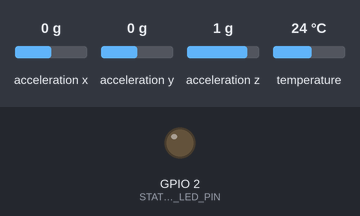
The sketch below on a simulated ESP32. Shown: output pins drawn as LEDs (lit = HIGH). Inputs (shaded band) come from the test bench; at power-on: acceleration x 0 g, acceleration y 0 g, acceleration z 1 g, temperature 24 °C. WiFi joins after 1.5 s; servers stay silent unless stated; I2S audio is not simulated (input reads silence); uploads are accepted with an empty reply; random numbers use the default seed unless the sketch sets one; what the sketch prints to the serial monitor is not drawn.

Above: at 0.0 s.
At 1.6 s:
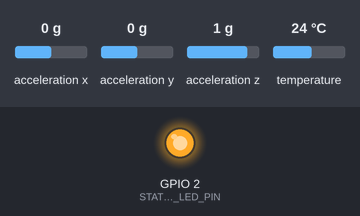
Timing chart, 0 to 3.1 s (numbered marks = the images above):
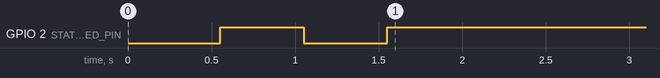

The sketch:

mechmind_node.ino
```cpp
/*
 * MechMind AI — ESP32 Sensor Node Firmware (mechmind_node.ino)
 *
 * Hardware Setup (matches your exact purchased components):
 * - Microcontroller: ESP32 Development Board (USB Type-C, 38-pin)
 * - Vibration: GY-291 ADXL345 3-Axis Accelerometer (I2C: SDA=GPIO21, SCL=GPIO22)
 * - Temperature: Waterproof DS18B20 Digital Probe (OneWire: DATA=GPIO4, with 4.7kΩ pull-up)
 * - Sound: INMP441 I2S Omnidirectional MEMS Microphone (SCK=GPIO14, WS=GPIO15, SD=GPIO32)
 * - Power: 18650 Li-ion 3.7V Battery + TP4056 Boost Converter (5V to VIN)
 * - Mounting: Neodymium magnets (6×2mm) on enclosure bottom
 *
 * Required Arduino Libraries (install via Library Manager):
 *   - Adafruit ADXL345
 *   - Adafruit Unified Sensor
 *   - OneWire
 *   - DallasTemperature
 */

#include <WiFi.h>
#include <HTTPClient.h>
#include <Wire.h>
#include <Adafruit_Sensor.h>
#include <Adafruit_ADXL345_U.h>
#include <OneWire.h>
#include <DallasTemperature.h>
#include <driver/i2s.h>
#include <math.h>

// ========================
// Configuration — Real Network Setup
// ========================
const char* WIFI_SSID = "HUAWEI-G1GZJ7";
const char* WIFI_PASS = "Mubarak2";

// Server endpoint — laptop local IP on current Wi-Fi
const char* SERVER_URL = "http://192.168.3.100:8080/api/sensors/data";
const char* NODE_ID    = "NODE-001"; // Matches CAT 320 Excavator in DB

// ========================
// Pin Definitions
// ========================

// I2C Bus (shared by ADXL345)
#define I2C_SDA_PIN    21
#define I2C_SCL_PIN    22

// DS18B20 Waterproof Temperature Probe (OneWire)
#define DS18B20_PIN    4   // Data pin (needs 4.7kΩ pull-up to 3.3V)

// INMP441 I2S MEMS Microphone (Matches Hardware Assembly Guide)
#define I2S_WS_PIN     25  // Word Select (L/R clock) — Pin 9 (Left side: GPIO25)
#define I2S_SCK_PIN    19  // Serial Clock (BCLK) — Pin 31 (Right side: GPIO19)
#define I2S_SD_PIN     32  // Serial Data Out (DOUT) — Pin 7 (Left side: GPIO32)
#define I2S_PORT       I2S_NUM_0
#define I2S_BUFFER_LEN 512

// Status LED
#define STATUS_LED_PIN 2   // Built-in blue LED on ESP32

// Hardware presence toggle — Enabled with INMP441 connected
#define ENABLE_I2S_MIC true

// ========================
// Sensor Instances
// ========================
Adafruit_ADXL345_Unified accel = Adafruit_ADXL345_Unified(12345);
bool g_accel_ok = false;

OneWire oneWire(DS18B20_PIN);
DallasTemperature tempSensor(&oneWire);

// Telemetry interval (send data every 2 seconds)
unsigned long lastSendTime = 0;
const unsigned long SEND_INTERVAL_MS = 2000;

// ========================
// I2S Microphone Setup
// ========================
void setupI2S() {
  i2s_config_t i2s_config = {
    .mode = (i2s_mode_t)(I2S_MODE_MASTER | I2S_MODE_RX),
    .sample_rate = 16000,
    .bits_per_sample = I2S_BITS_PER_SAMPLE_32BIT,
    .channel_format = I2S_CHANNEL_FMT_ONLY_LEFT,
#if defined(I2S_COMM_FORMAT_STAND_I2S)
    .communication_format = (i2s_comm_format_t)(I2S_COMM_FORMAT_STAND_I2S),
#else
    .communication_format = (i2s_comm_format_t)(I2S_COMM_FORMAT_I2S),
#endif
    .intr_alloc_flags = ESP_INTR_FLAG_LEVEL1,
    .dma_buf_count = 4,
    .dma_buf_len = I2S_BUFFER_LEN,
    .use_apll = false,
    .tx_desc_auto_clear = false,
    .fixed_mclk = 0
  };

  i2s_pin_config_t pin_config = {
    .bck_io_num = I2S_SCK_PIN,
    .ws_io_num = I2S_WS_PIN,
    .data_out_num = I2S_PIN_NO_CHANGE,
    .data_in_num = I2S_SD_PIN
  };

  i2s_driver_install(I2S_PORT, &i2s_config, 0, NULL);
  i2s_set_pin(I2S_PORT, &pin_config);
}

// ========================
// Read Sound Level (dB SPL approximation from INMP441 RMS)
// ========================
float readSoundLevelDb() {
  if (!ENABLE_I2S_MIC) {
    // Microphone not connected yet (vendor sent wrong part ZMPT101B; replacement pending)
    // Return realistic quiet lab/ambient baseline with minor natural fluctuation
    static float baseDb = 41.5;
    float jitter = ((float)(random(0, 10)) - 5.0) / 10.0; // +/- 0.5 dB
    return baseDb + jitter;
  }

  int32_t samples[I2S_BUFFER_LEN];
  size_t bytesRead = 0;

  // 100ms timeout prevents freezing if microphone is disconnected or unclocked
  esp_err_t result = i2s_read(I2S_PORT, (char*)samples, sizeof(samples), &bytesRead, pdMS_TO_TICKS(100));
  if (result != ESP_OK || bytesRead == 0) {
    return 45.0; // Ambient fallback
  }

  int samplesRead = bytesRead / sizeof(int32_t);
  double sumSquares = 0;
  for (int i = 0; i < samplesRead; i++) {
    // INMP441 outputs 24-bit audio packed in 32-bit container (MSB-aligned)
    double val = (double)(samples[i] >> 8);
    sumSquares += (val * val);
  }

  double rms = sqrt(sumSquares / samplesRead);
  if (rms <= 0) return 40.0;

  // Convert RMS to approximate dB SPL
  // Calibration offset may need adjustment for your specific INMP441 board
  float db = 20.0 * log10(rms) - 40.0;
  if (db < 35.0) db = 35.0;
  if (db > 130.0) db = 130.0;
  return db;
}

// ========================
// Read Temperature from Waterproof DS18B20 Probe
// ========================
float readTemperature() {
  tempSensor.requestTemperatures();
  float tempC = tempSensor.getTempCByIndex(0);

  // DS18B20 returns -127.0 on read error (disconnected probe)
  if (tempC == DEVICE_DISCONNECTED_C || tempC < -50.0 || tempC > 150.0) {
    Serial.println("  [!] DS18B20 read error — probe disconnected or faulty");
    return 25.0; // Safe fallback for demo
  }

  return tempC;
}

// ========================
// Setup
// ========================
void setup() {
  Serial.begin(115200);
  pinMode(STATUS_LED_PIN, OUTPUT);
  digitalWrite(STATUS_LED_PIN, LOW);

  Serial.println("======================================");
  Serial.println(" MechMind AI — ESP32 Sensor Node v1  ");
  Serial.println(" DS18B20 + ADXL345 + INMP441          ");
  Serial.println("======================================");

  // Initialize I2C for ADXL345 Accelerometer
  Wire.begin(I2C_SDA_PIN, I2C_SCL_PIN);

  // Diagnostic I2C bus scan
  Serial.println("[*] Scanning I2C bus (SDA=GPIO21, SCL=GPIO22)...");
  int nDevices = 0;
  for (byte address = 1; address < 127; address++) {
    Wire.beginTransmission(address);
    byte error = Wire.endTransmission();
    if (error == 0) {
      Serial.printf("  -> Found I2C device at 0x%02X!\n", address);
      nDevices++;
    }
  }
  if (nDevices == 0) {
    Serial.println("  [-] No I2C devices responded.");
  }

  if (!accel.begin()) {
    // Try alternate address 0x54 in case SDO is pulled high
    if (accel.begin(0x54)) {
      accel.setRange(ADXL345_RANGE_16_G);
      g_accel_ok = true;
      Serial.println("[+] ADXL345 initialized at alternate address 0x54 (±16g range)");
    } else {
      Serial.println("[-] ADXL345 accelerometer NOT found on I2C bus (neither 0x53 nor 0x54)!");
      Serial.println("    Check wiring: VCC→3V3, GND→GND, CS→3V3, SDA→GPIO21, SCL→GPIO22");
    }
  } else {
    accel.setRange(ADXL345_RANGE_16_G); // ±16g for heavy industrial vibration
    g_accel_ok = true;
    Serial.println("[+] ADXL345 initialized at address 0x53 (±16g range)");
  }

  // Initialize DS18B20 Waterproof Temperature Probe
  tempSensor.begin();
  int deviceCount = tempSensor.getDeviceCount();
  if (deviceCount == 0) {
    Serial.println("[-] DS18B20 NOT found on OneWire bus (GPIO4)!");
    Serial.println("    Check: DATA→GPIO4, 4.7kΩ pull-up between DATA and 3V3");
  } else {
    tempSensor.setResolution(12); // 12-bit = ±0.0625°C precision
    Serial.printf("[+] DS18B20 initialized (%d device(s) found, 12-bit resolution)\n", deviceCount);
  }

  // Initialize I2S INMP441 Microphone (or bypass if pending replacement)
  if (ENABLE_I2S_MIC) {
    setupI2S();
    Serial.println("[+] INMP441 I2S microphone initialized (16kHz, 32-bit)");
  } else {
    Serial.println("[*] INMP441 Mic bypassed (pending hardware replacement). Ambient baseline active.");
  }

  // Connect to WiFi
  Serial.printf("[*] Connecting to WiFi: %s", WIFI_SSID);
  WiFi.mode(WIFI_STA);
  WiFi.begin(WIFI_SSID, WIFI_PASS);

  int retries = 0;
  bool ledState = false;
  while (WiFi.status() != WL_CONNECTED && retries < 30) {
    delay(500);
    Serial.print(".");
    ledState = !ledState;
    digitalWrite(STATUS_LED_PIN, ledState ? HIGH : LOW);
    retries++;
  }

  if (WiFi.status() == WL_CONNECTED) {
    digitalWrite(STATUS_LED_PIN, HIGH); // Solid = connected
    Serial.println("\n[+] WiFi Connected! IP: " + WiFi.localIP().toString());
  } else {
    Serial.println("\n[-] WiFi timeout. Will retry in main loop.");
  }
}

// ========================
// Main Loop
// ========================
void loop() {
  unsigned long now = millis();
  if (now - lastSendTime < SEND_INTERVAL_MS) {
    return;
  }
  lastSendTime = now;

  // 1. Dynamic ADXL345 detection & read
  if (!g_accel_ok) {
    if (accel.begin(0x53)) {
      accel.setRange(ADXL345_RANGE_16_G);
      g_accel_ok = true;
      Serial.println("\n[🎉 BOOM!] ADXL345 ACCELEROMETER INITIALIZED AT 0x53! PHYSICAL SENSOR ONLINE!\n");
    } else if (accel.begin(0x54)) {
      accel.setRange(ADXL345_RANGE_16_G);
      g_accel_ok = true;
      Serial.println("\n[🎉 BOOM!] ADXL345 ACCELEROMETER INITIALIZED AT 0x54! PHYSICAL SENSOR ONLINE!\n");
    }
  }

  sensors_event_t event;
  float ax = 0.0, ay = 0.0, az = 0.0, mag = 0.0;
  if (g_accel_ok && accel.getEvent(&event)) {
    ax = event.acceleration.x / 9.80665;
    ay = event.acceleration.y / 9.80665;
    az = event.acceleration.z / 9.80665;
    mag = sqrt(ax * ax + ay * ay + az * az);
  } else {
    mag = 1.0;
  }

  // 2. Read DS18B20 Temperature (°C)
  float temp = readTemperature();

  // 3. Read Sound Level (dB)
  float soundDb = readSoundLevelDb();

  Serial.printf("[Telemetry] Node: %s | Temp: %.1f°C | Vib: %.2fg [X:%.2f Y:%.2f Z:%.2f] | Sound: %.1f dB\n",
                NODE_ID, temp, mag, ax, ay, az, soundDb);

  // 4. Send to FastAPI Backend via HTTP POST
  if (WiFi.status() == WL_CONNECTED) {
    HTTPClient http;
    http.begin(SERVER_URL);
    http.addHeader("Content-Type", "application/json");
    http.setTimeout(5000); // 5 second timeout

    String jsonPayload = "{";
    jsonPayload += "\"node_id\":\"" + String(NODE_ID) + "\",";
    jsonPayload += "\"temperature\":" + String(temp, 2) + ",";
    jsonPayload += "\"vibration_x\":" + String(ax, 2) + ",";
    jsonPayload += "\"vibration_y\":" + String(ay, 2) + ",";
    jsonPayload += "\"vibration_z\":" + String(az, 2) + ",";
    jsonPayload += "\"vibration_magnitude\":" + String(mag, 2) + ",";
    jsonPayload += "\"sound_level_db\":" + String(soundDb, 1);
    jsonPayload += "}";

    int httpCode = http.POST(jsonPayload);
    if (httpCode > 0) {
      Serial.printf("[HTTP] POST → %d OK\n", httpCode);
    } else {
      Serial.printf("[HTTP] POST failed: %s\n", http.errorToString(httpCode).c_str());
    }
    http.end();
  } else {
    // Throttled auto-reconnect (check every 10 seconds)
    static unsigned long lastReconnectTime = 0;
    if (now - lastReconnectTime > 10000) {
      lastReconnectTime = now;
      Serial.println("[*] WiFi lost. Attempting reconnection...");
      WiFi.reconnect();
    }
  }
}
```
